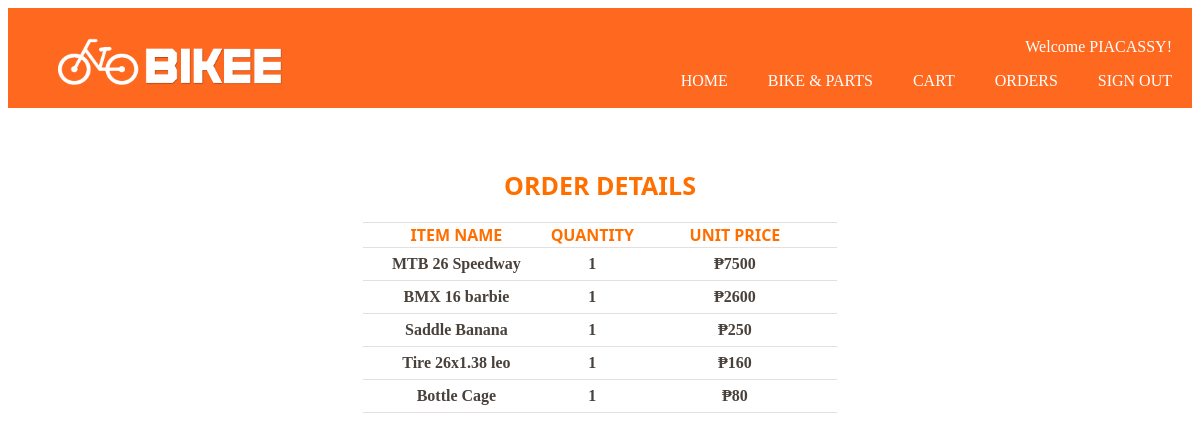
Page /ViewOrderDetails.php?username=piacassy&orderid=3 on the committed database.
### tables this page shows
CREATE TABLE `orderitem` (
  `orderid` int(11) NOT NULL,
  `itemid` int(11) NOT NULL,
  `quantity` int(11) NOT NULL,
  `unitPrice` double NOT NULL
);

CREATE TABLE `items` (
  `id` int(11) NOT NULL,
  `itemDesc` varchar(100) NOT NULL,
  `price` double NOT NULL,
  `itemType` varchar(100) NOT NULL,
  `image` longtext NOT NULL
);

### ViewOrderDetails.php (the view, shortened to what this page needs)
<?php include('Header.php');?>
<!DOCTYPE html>
<html>
<head>
<link rel="stylesheet" type="text/css" href="style.css">
</head>
<body>
<?php
include('Conn.php');
mysqli_select_db($conn,"bikeshop");
$orderid = $_GET['orderid'];
if ($orderid >=0) {
$sql = "SELECT orderitem.orderid, orderitem.itemid, orderitem.quantity, orderitem.unitPrice, items.itemDesc
        FROM orderitem, items
        WHERE orderitem.itemid=items.id and orderitem.orderid = '$orderid'";
$result = $conn->query($sql);
if ($result->num_rows > 0) {
    echo "
    <h1 style='font-size:25px;font-family:system-ui;color:#FF6F00;margin-top:60px' align='center'>ORDER DETAILS</h1>
    <div align='center'><table width=40% style='align:center; border-color:#E6DFDF;margin-top:20px' border=1  frame=hsides rules=rows><tr>
    <th width=40%>Item Name</th>
    <th width=17%>Quantity</th>
    <th width=45%>Unit Price</th>
    </tr> ";
    while($row = mysqli_fetch_assoc($result))
   {
    echo '<tr>';
    echo '<td height="30" style="text-align:center">'.$row['itemDesc'].'</td>';
    echo '<td style="text-align:center">'.$row['quantity'].'</td>';
    echo '<td style="text-align:center">'.'₱'.$row['unitPrice'].'</td>';
    echo '<td>';
    echo '</td>';
    echo '</tr>';
    }
}
}
?>
 </table>
</body>
</html>

### ViewOrderDetails.php (style rules this page uses)
td { font-family:Calibri; font-weight: bold; color:#49413B; }
th { font-family:system-ui; text-transform: uppercase; color:#FF6F00; }

### rows in the picture
orderitem: itemid.itemDesc "MTB 26 Speedway", quantity "1", unitPrice "7500"
orderitem: itemid.itemDesc "BMX 16 barbie", quantity "1", unitPrice "2600"
orderitem: itemid.itemDesc "Saddle Banana", quantity "1", unitPrice "250"
orderitem: itemid.itemDesc "Tire 26x1.38 leo", quantity "1", unitPrice "160"
orderitem: itemid.itemDesc "Bottle Cage", quantity "1", unitPrice "80"

### other values in the picture
$_GET['username'] "PIACASSY"
